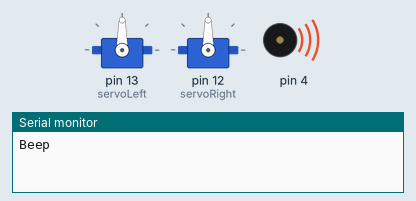
Bench run of a sketch on a simulated Arduino Uno, built with avr-gcc and run on an emulated ATmega328P. Parts: 2 × servo, buzzer (waves = sounding), the last lines printed to the serial monitor.

Above: at 0.1 s.
At 6.1 s:
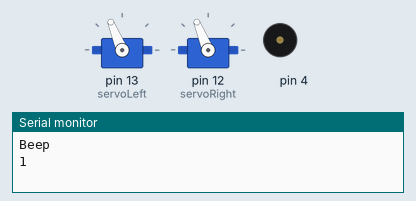
At 9.5 s:
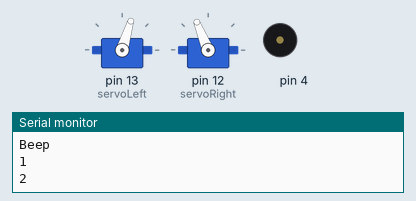
At 12.5 s:
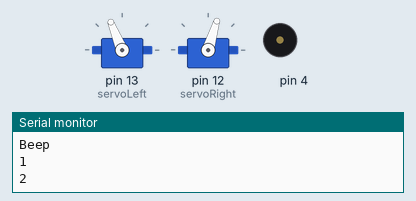
At 15.5 s:
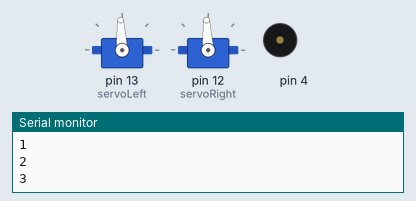
Timing chart, 0 to 17.0 s (numbered marks = the images above):
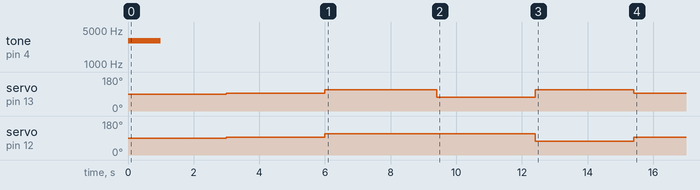

The sketch:

pumpkin.ino
```cpp
/*
set Arduino UNO board for blue
set Arduino Duemilanove w/ ATmega328
Port: /dev/tty.usbmodem1411
Programmer: arduino
Overriding Baud Rate: 115200

spin pumpkin upon sensor sensing

*/

// libraries
#include <Servo.h> // Include servo library

Servo servoLeft;  // Declare left servo
Servo servoRight;  // Declare right servo

void setup(){

  Serial.begin(9600);
  Serial.println("Beep");
  tone(4, 3000, 1000);

  servoLeft.attach(13); // Attach left signal to pin 13
  servoRight.attach(12); // Attach left signal to pin 12

  delay(3000);

  servoLeft.writeMicroseconds(1500); // 1.5 ms stay-still signal
  servoRight.writeMicroseconds(1500); // 1.5 ms stay-still signal

  Serial.println("1\n");

  delay(3000);

  servoLeft.writeMicroseconds(1700);         // Left wheel counterclockwise
  servoRight.writeMicroseconds(1700);        // Right wheel counterclockwise
  delay(400);

  delay(3000);

  servoLeft.writeMicroseconds(1300);
  servoRight.writeMicroseconds(1700);

  Serial.println("2\n");

  delay(3000);

  servoLeft.writeMicroseconds(1700);
  servoRight.writeMicroseconds(1300);

  delay(3000);

  servoLeft.writeMicroseconds(1500); // 1.5 ms stay-still signal
  servoRight.writeMicroseconds(1500); // 1.5 ms stay-still signal

  Serial.println("3\n");


}

void loop(){

}
```
